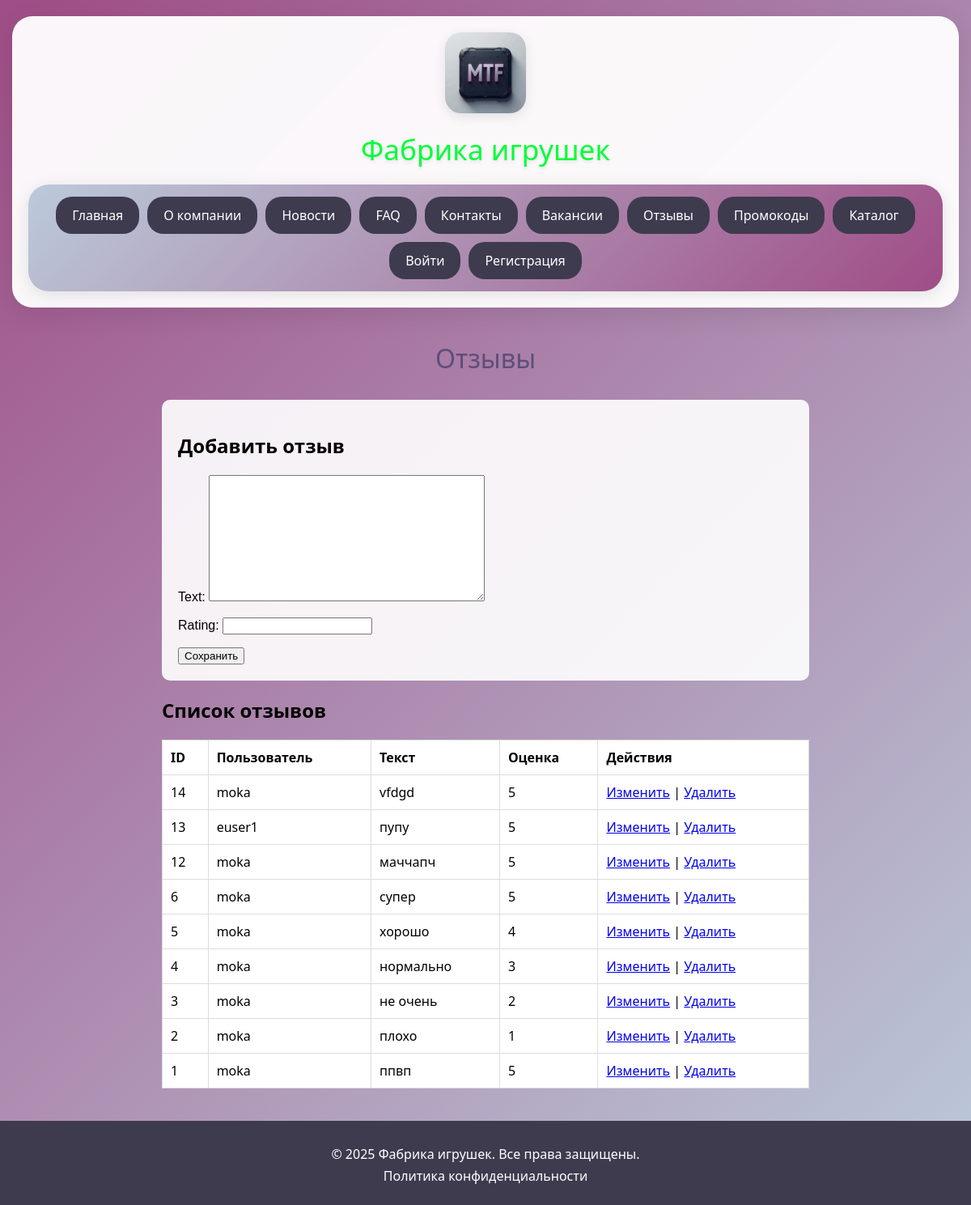
Page /review-crud/ on the committed database.
### home/models.py (models this page shows, shortened)
class Review(models.Model):
    user = models.ForeignKey('users.User', on_delete=models.CASCADE)
    text = models.TextField()
    rating = models.IntegerField(
        validators=[
            MinValueValidator(1),
            MaxValueValidator(5)
        ]
    )
    created_at = models.DateTimeField(auto_now_add=True)
    is_published = models.BooleanField(default=False)
    class Meta:
        verbose_name = "Отзыв"
        verbose_name_plural = "Отзывы"
        ordering = ["-created_at"]

### users/models.py (models this page shows, shortened)
class User(AbstractUser):
    ROLE_CHOICES = {
        "employee": "Сотрудник",
        "client": "Клиент",
        "admin": "Администратор",
    }
    phone_regex = RegexValidator(
        regex=r"^\+375\d{9}$",
        message="Формат номера: +375XXXXXXXXX",
    )
    role = models.CharField(max_length=20, choices=ROLE_CHOICES)
    phone_number = models.CharField(max_length=13, validators=[phone_regex])
    created_at = models.DateTimeField(auto_now_add=True)
    company_name = models.CharField(max_length=200, blank=True)
    date_of_birth = models.DateField(
        null=True, blank=True, verbose_name="Дата рождения"
    )

### home/views.py (the view, shortened to what this page needs)
# urls.py: re_path(r"^review-crud/$", views.review_crud_list, name="review_crud_list"),
def review_crud_list(request):
    reviews = Review.objects.all()
    form = ReviewForm()
    return render(
        request, "home/review_crud_list.html", {"form": form, "reviews": reviews}
    )

### home/forms.py
class ReviewForm(forms.ModelForm):
    class Meta:
        model = Review
        fields = ["text", "rating"]

### templates/home/review_crud_list.html (shortened to what this page needs)
{% extends 'base.html' %}
{% block content %}
<link rel="stylesheet" href="/static/css/review.css">
<div class="reviews-page">
    <h1>Отзывы</h1>
    <div class="review-form">
        <h2>Добавить отзыв</h2>
        <form method="POST" action="">
            {{ form.as_p }}
            <button type="submit">Сохранить</button>
        </form>
    </div>
    <h2>Список отзывов</h2>
    <table>
        <thead>
            <tr>
                <th>ID</th>
                <th>Пользователь</th>
                <th>Текст</th>
                <th>Оценка</th>
                <th>Действия</th>
            </tr>
        </thead>
        <tbody>
            {% for review in reviews %}
            <tr>
                <td>{{ review.id }}</td>
                <td>{{ review.user.username }}</td>
                <td>{{ review.text }}</td>
                <td>{{ review.rating }}</td>
                <td>
                    <a href="{% url 'home:review_crud_edit' review.id %}">Изменить</a> |
                    <a href="{% url 'home:review_crud_delete' review.id %}">Удалить</a>
                </td>
            </tr>
            {% endfor %}
        </tbody>
    </table>
</div>
{% endblock %}

### static/css/base.css (style rules this page uses)
body { margin: 0; background: -webkit-linear-gradient(135deg, #bbcada 0%, #9f4d86 100%); min-height: 100vh; font-family: 'Segoe UI', Tahoma, Geneva, Verdana, sans-serif; }

### static/css/review.css (style rules this page uses)
.reviews-page { max-width: 800px; margin: 0 auto; padding: 20px; }
.reviews-page h1 { color: #5d4e7b; text-align: center; margin-bottom: 30px; font-weight: 300; }
form { font: menu; }
button { font: button; }
label { font: caption; }
.review-form { background: rgba(255, 255, 255, 0.9); padding: 20px; border-radius: 10px; margin-bottom: 20px; }
table { width: 100%; border-collapse: collapse; }
th, td { background-color: white; padding: 10px; border: 1px solid #ddd; text-align: left; }

### rows in the picture
Review: id "14", user.username "moka", text "vfdgd", rating "5"
Review: id "13", user.username "euser1", text "пупу", rating "5"
Review: id "12", user.username "moka", text "маччапч", rating "5"
Review: id "6", user.username "moka", text "супер", rating "5"
Review: id "5", user.username "moka", text "хорошо", rating "4"
Review: id "4", user.username "moka", text "нормально", rating "3"
Review: id "3", user.username "moka", text "не очень", rating "2"
Review: id "2", user.username "moka", text "плохо", rating "1"
Review: id "1", user.username "moka", text "ппвп", rating "5"
